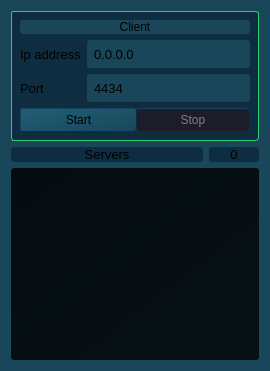
      <widget class="QGroupBox" name="clientsGroup">
       <property name="sizePolicy">
        <sizepolicy hsizetype="Minimum" vsizetype="Minimum">
         <horstretch>0</horstretch>
         <verstretch>0</verstretch>
        </sizepolicy>
       </property>
       <property name="minimumSize">
        <size>
         <width>220</width>
         <height>50</height>
        </size>
       </property>
       <property name="maximumSize">
        <size>
         <width>270</width>
         <height>16777215</height>
        </size>
       </property>
       <property name="font">
        <font>
         <family>MS Shell Dlg 2</family>
         <pointsize>10</pointsize>
         <weight>50</weight>
         <italic>false</italic>
         <bold>false</bold>
        </font>
       </property>
       <property name="styleSheet">
        <string notr="true">border-radius: 3px;
background: #194759;</string>
       </property>
       <property name="title">
        <string/>
       </property>
       <property name="flat">
        <bool>false</bool>
       </property>
       <property name="checkable">
        <bool>false</bool>
       </property>
       <layout class="QGridLayout" name="gridLayout_5">
        <item row="2" column="0" colspan="2">
         <widget class="QListWidget" name="socketsList">
          <property name="enabled">
           <bool>true</bool>
          </property>
          <property name="sizePolicy">
           <sizepolicy hsizetype="Expanding" vsizetype="Expanding">
            <horstretch>0</horstretch>
            <verstretch>0</verstretch>
           </sizepolicy>
          </property>
          <property name="minimumSize">
           <size>
            <width>0</width>
            <height>0</height>
           </size>
          </property>
          <property name="maximumSize">
           <size>
            <width>16777215</width>
            <height>16777215</height>
           </size>
          </property>
          <property name="font">
           <font>
            <family>MS Shell Dlg 2</family>
            <pointsize>10</pointsize>
            <weight>50</weight>
            <italic>false</italic>
            <bold>false</bold>
           </font>
          </property>
          <property name="styleSheet">
           <string notr="true">QListWidget#socketsList {
background-color: qlineargradient(spread:pad, x1:1, y1:1, x2:0, y2:0, stop:0 #061014, stop:1 #050C0F);
padding: 5px;
}
QListWidget#socketsList:item:selected {
background-color: #194759;
height: 50px;
color: #2ecc71;
border: none;
}
QListWidget#socketsList:item:hover {
background-color: #0F2D40;
height: 50px;
color: #2ecc71;
}</string>
          </property>
         </widget>
        </item>
        <item row="1" column="0" colspan="2">
         <layout class="QHBoxLayout" name="horizontalLayout">
          <item>
           <widget class="QLabel" name="clientsLabel">
            <property name="font">
             <font>
              <family>MS Shell Dlg 2</family>
              <pointsize>10</pointsize>
              <weight>50</weight>
              <italic>false</italic>
              <bold>false</bold>
             </font>
            </property>
            <property name="layoutDirection">
             <enum>Qt::LeftToRight</enum>
            </property>
            <property name="styleSheet">
             <string notr="true">background-color: #0F2D40;</string>
            </property>
            <property name="text">
             <string>Servers</string>
            </property>
            <property name="textFormat">
             <enum>Qt::PlainText</enum>
            </property>
            <property name="alignment">
             <set>Qt::AlignCenter</set>
            </property>
           </widget>
          </item>
          <item>
           <widget class="QLabel" name="clientscountLabel">
            <property name="maximumSize">
             <size>
              <width>50</width>
              <height>16777215</height>
             </size>
            </property>
            <property name="font">
             <font>
              <family>MS Shell Dlg 2</family>
              <pointsize>10</pointsize>
              <weight>50</weight>
              <italic>false</italic>
              <bold>false</bold>
             </font>
            </property>
            <property name="styleSheet">
             <string notr="true">background: #0F2D40;</string>
            </property>
            <property name="text">
             <string>0</string>
            </property>
            <property name="alignment">
             <set>Qt::AlignCenter</set>
            </property>
           </widget>
          </item>
         </layout>
        </item>
        <item row="0" column="0" colspan="2">
         <widget class="QGroupBox" name="serverconfigGroup">
          <property name="minimumSize">
           <size>
            <width>0</width>
            <height>80</height>
           </size>
          </property>
          <property name="maximumSize">
           <size>
            <width>16777215</width>
            <height>150</height>
           </size>
          </property>
          <property name="font">
           <font>
            <family>MS Shell Dlg 2</family>
            <pointsize>10</pointsize>
            <weight>50</weight>
            <italic>false</italic>
            <bold>false</bold>
           </font>
          </property>
          <property name="styleSheet">
           <string notr="true">background: #0F2D40;
border: 1px solid #2ecc71;</string>
          </property>
          <property name="title">
           <string/>
          </property>
          <property name="alignment">
           <set>Qt::AlignHCenter|Qt::AlignTop</set>
          </property>
          <property name="flat">
           <bool>false</bool>
          </property>
          <layout class="QGridLayout" name="gridLayout_7">
           <item row="1" column="0">
            <widget class="QLabel" name="ipaddressLabel">
             <property name="font">
              <font>
               <family>MS Shell Dlg 2</family>
               <pointsize>10</pointsize>
               <weight>50</weight>
               <italic>false</italic>
               <bold>false</bold>
              </font>
             </property>
             <property name="styleSheet">
              <string notr="true">border: none;</string>
             </property>
             <property name="text">
              <string>Ip address</string>
             </property>
            </widget>
           </item>
           <item row="2" column="0">
            <widget class="QLabel" name="portLabel">
             <property name="font">
              <font>
               <family>MS Shell Dlg 2</family>
               <pointsize>10</pointsize>
               <weight>50</weight>
               <italic>false</italic>
               <bold>false</bold>
              </font>
             </property>
             <property name="styleSheet">
              <string notr="true">border: none;</string>
             </property>
             <property name="text">
              <string>Port</string>
             </property>
            </widget>
           </item>
           <item row="2" column="1">
            <widget class="QLineEdit" name="portLine">
             <property name="minimumSize">
              <size>
               <width>0</width>
               <height>28</height>
              </size>
             </property>
             <property name="font">
              <font>
               <family>MS Shell Dlg 2</family>
               <pointsize>10</pointsize>
               <weight>50</weight>
               <italic>false</italic>
               <bold>false</bold>
              </font>
             </property>
             <property name="styleSheet">
              <string notr="true">background-color:#194759;
border: none;
padding-left: 5px;</string>
             </property>
             <property name="text">
              <string>4434</string>
             </property>
            </widget>
           </item>
           <item row="1" column="1">
            <widget class="QLineEdit" name="ipaddressLine">
             <property name="minimumSize">
              <size>
               <width>0</width>
               <height>28</height>
              </size>
             </property>
             <property name="font">
              <font>
               <family>MS Shell Dlg 2</family>
               <pointsize>10</pointsize>
               <weight>50</weight>
               <italic>false</italic>
               <bold>false</bold>
              </font>
             </property>
             <property name="styleSheet">
              <string notr="true">background-color:#194759;
border: none;
padding-left: 5px;</string>
             </property>
             <property name="text">
              <string>0.0.0.0</string>
             </property>
            </widget>
           </item>
           <item row="3" column="0" colspan="2">
            <widget class="QSplitter" name="splitter_3">
             <property name="minimumSize">
              <size>
               <width>0</width>
               <height>20</height>
              </size>
             </property>
             <property name="font">
              <font>
               <family>MS Shell Dlg 2</family>
               <pointsize>10</pointsize>
               <weight>50</weight>
               <italic>false</italic>
               <bold>false</bold>
              </font>
             </property>
             <property name="styleSheet">
              <string notr="true">border: none;</string>
             </property>
             <property name="orientation">
              <enum>Qt::Horizontal</enum>
             </property>
             <property name="handleWidth">
              <number>1</number>
             </property>
             <widget class="QPushButton" name="runserverButton">
              <property name="minimumSize">
               <size>
                <width>117</width>
                <height>24</height>
               </size>
              </property>
              <property name="maximumSize">
               <size>
                <width>117</width>
                <height>24</height>
               </size>
              </property>
              <property name="font">
               <font>
                <family>MS Shell Dlg 2</family>
                <pointsize>-1</pointsize>
                <weight>50</weight>
                <italic>false</italic>
                <bold>false</bold>
                <underline>false</underline>
                <strikeout>false</strikeout>
               </font>
              </property>
              <property name="styleSheet">
               <string notr="true">QPushButton#runserverButton {
            background: #194759;
            font-size: 12px;
            border: 1px outset;
            border-color: #0F2D40;
            text-decoration: none;
            background-color: qlineargradient(spread:pad, x1:1, y1:1, x2:0, y2:0, stop:0 #194759, stop:1 #225E75);
            }

QPushButton#runserverButton:checked {
            background: #1f5a70;
            background-color: qlineargradient(spread:pad, x1:1, y1:1, x2:0, y2:0, stop:0 #1c1d28, stop:1 #1c1d28);
            color: grey;
            }</string>
              </property>
              <property name="text">
               <string>Start</string>
              </property>
              <property name="icon">
               <iconset resource="RESOURCE.qrc">
                <normaloff>:/img/assets/start.png</normaloff>:/img/assets/start.png</iconset>
              </property>
              <property name="checkable">
               <bool>true</bool>
              </property>
              <property name="autoExclusive">
               <bool>false</bool>
              </property>
             </widget>
             <widget class="QPushButton" name="stopserverButton">
              <property name="minimumSize">
               <size>
                <width>114</width>
                <height>24</height>
               </size>
              </property>
              <property name="maximumSize">
               <size>
                <width>114</width>
                <height>24</height>
               </size>
              </property>
              <property name="font">
               <font>
                <family>MS Shell Dlg 2</family>
                <pointsize>-1</pointsize>
                <weight>50</weight>
                <italic>false</italic>
                <bold>false</bold>
                <underline>false</underline>
                <strikeout>false</strikeout>
               </font>
              </property>
              <property name="styleSheet">
               <string notr="true">QPushButton#stopserverButton {
            background: #194759;
            font-size: 12px;
            border: 1px outset;
            border-color: #0F2D40;
            text-decoration: none;
            background-color: qlineargradient(spread:pad, x1:1, y1:1, x2:0, y2:0, stop:0 #194759, stop:1 #225E75);
            }

QPushButton#stopserverButton:checked {
            background: #1f5a70;
            background-color: qlineargradient(spread:pad, x1:1, y1:1, x2:0, y2:0, stop:0 #1c1d28, stop:1 #1c1d28);
            color: grey;
            }</string>
              </property>
              <property name="text">
               <string>Stop</string>
              </property>
              <property name="icon">
               <iconset resource="RESOURCE.qrc">
                <normaloff>:/img/assets/stop.png</normaloff>:/img/assets/stop.png</iconset>
              </property>
              <property name="checkable">
               <bool>true</bool>
              </property>
              <property name="checked">
               <bool>true</bool>
              </property>
              <property name="autoExclusive">
               <bool>false</bool>
              </property>
             </widget>
            </widget>
           </item>
           <item row="0" column="0" colspan="2">
            <widget class="QLabel" name="label">
             <property name="styleSheet">
              <string notr="true">background-color:#194759;
border: none;</string>
             </property>
             <property name="text">
              <string>Client</string>
             </property>
             <property name="alignment">
              <set>Qt::AlignCenter</set>
             </property>
            </widget>
           </item>
          </layout>
         </widget>
        </item>
       </layout>
      </widget>
